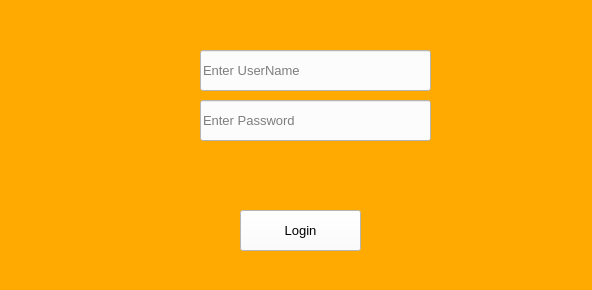
<?xml version="1.0" encoding="UTF-8"?>
<ui version="4.0">
 <class>Form</class>
 <widget class="QWidget" name="Form">
  <property name="geometry">
   <rect>
    <x>0</x>
    <y>0</y>
    <width>592</width>
    <height>290</height>
   </rect>
  </property>
  <property name="windowTitle">
   <string>Login Form</string>
  </property>
  <property name="styleSheet">
   <string notr="true">font: 10pt &quot;MS Shell Dlg 2&quot;;
background-color: rgb(255, 170, 0);
</string>
  </property>
  <widget class="QLineEdit" name="lineEdit">
   <property name="geometry">
    <rect>
     <x>200</x>
     <y>50</y>
     <width>231</width>
     <height>41</height>
    </rect>
   </property>
   <property name="font">
    <font>
     <family>MS Shell Dlg 2</family>
     <pointsize>10</pointsize>
     <weight>50</weight>
     <italic>false</italic>
     <bold>false</bold>
    </font>
   </property>
   <property name="styleSheet">
    <string notr="true">background-color: rgb(252, 252, 252);</string>
   </property>
   <property name="placeholderText">
    <string>Enter UserName</string>
   </property>
  </widget>
  <widget class="QPushButton" name="pushButton">
   <property name="geometry">
    <rect>
     <x>240</x>
     <y>210</y>
     <width>121</width>
     <height>41</height>
    </rect>
   </property>
   <property name="font">
    <font>
     <family>MS Shell Dlg 2</family>
     <pointsize>10</pointsize>
     <weight>50</weight>
     <italic>false</italic>
     <bold>false</bold>
    </font>
   </property>
   <property name="styleSheet">
    <string notr="true">background-color: rgb(252, 252, 252);</string>
   </property>
   <property name="text">
    <string>Login</string>
   </property>
  </widget>
  <widget class="QLabel" name="label">
   <property name="geometry">
    <rect>
     <x>160</x>
     <y>160</y>
     <width>281</width>
     <height>41</height>
    </rect>
   </property>
   <property name="font">
    <font>
     <family>MS Shell Dlg 2</family>
     <pointsize>10</pointsize>
     <weight>50</weight>
     <italic>false</italic>
     <bold>false</bold>
    </font>
   </property>
   <property name="text">
    <string/>
   </property>
  </widget>
  <widget class="QLineEdit" name="lineEdit_2">
   <property name="geometry">
    <rect>
     <x>200</x>
     <y>100</y>
     <width>231</width>
     <height>41</height>
    </rect>
   </property>
   <property name="font">
    <font>
     <family>MS Shell Dlg 2</family>
     <pointsize>10</pointsize>
     <weight>50</weight>
     <italic>false</italic>
     <bold>false</bold>
    </font>
   </property>
   <property name="styleSheet">
    <string notr="true">background-color: rgb(252, 252, 252);</string>
   </property>
   <property name="echoMode">
    <enum>QLineEdit::Password</enum>
   </property>
   <property name="placeholderText">
    <string>Enter Password</string>
   </property>
  </widget>
 </widget>
 <resources/>
 <connections/>
</ui>
